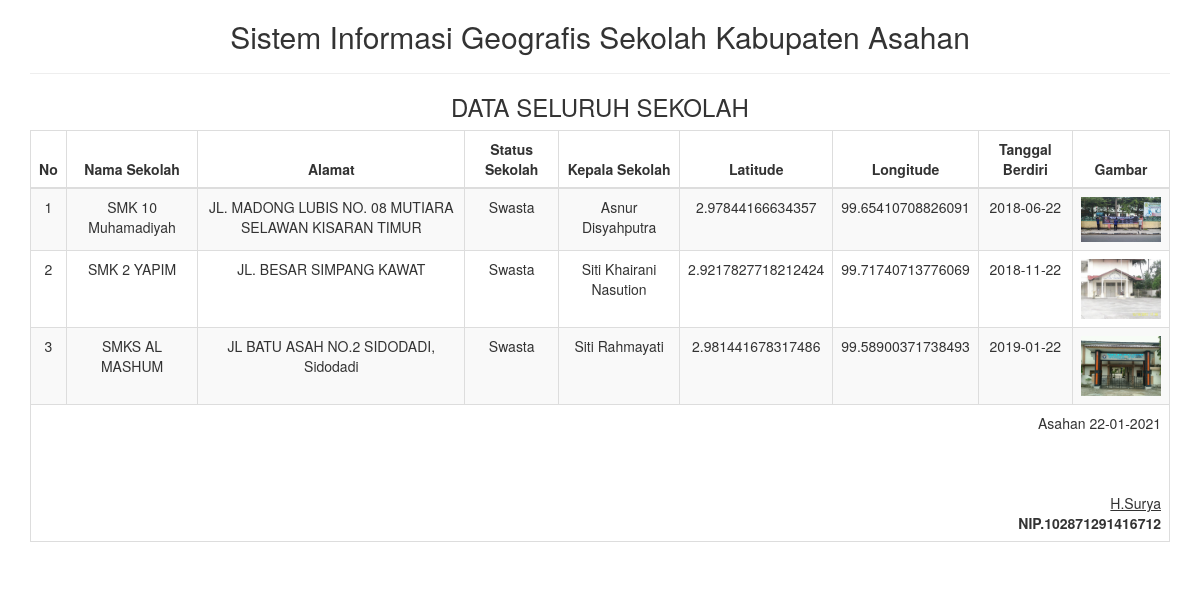
The app's page /report/sekolah_semua.php with its own data.
### tables this page shows
CREATE TABLE `tbl_sekolah` (
  `id_sekolah` int(11) NOT NULL,
  `nama_sekolah` varchar(255) DEFAULT NULL,
  `alamat` varchar(255) DEFAULT NULL,
  `status_sekolah` varchar(255) DEFAULT NULL,
  `kepala_sekolah` varchar(255) DEFAULT NULL,
  `latitude` varchar(255) DEFAULT NULL,
  `longitude` varchar(255) DEFAULT NULL,
  `tgl_berdiri` date DEFAULT NULL,
  `gambar` text
);

### report/sekolah_semua.php (the view, shortened to what this page needs)
<!DOCTYPE html>
<html>
    <head>
        <link href="../Assets/css/bootstrap.min.css" rel="stylesheet" type="text/css"/>
    </head>
    <body onload="print()">
        <?php
        include '../config/koneksi.php';
        ?>
        <div class="container">
            <div class='row'>
                <div class="col-sm-12">
                    <div class="text-center">
                        <h2>Sistem Informasi Geografis Sekolah Kabupaten Asahan </h2>
                        <hr>
                        <h3>DATA SELURUH SEKOLAH</h3>
                        <table class="table table-bordered table-striped table-hover">
                        <tbody>
                                <thead>
                                <tr>
                            <th class="text-center">No</th>
                            <th class="text-center">Nama Sekolah</th>
                            <th class="text-center">Alamat</th>
                            <th class="text-center">Status Sekolah</th>
                            <th class="text-center">Kepala Sekolah</th>
                            <th class="text-center">Latitude</th>
                            <th class="text-center">Longitude</th>
                            <th class="text-center">Tanggal Berdiri</th>
                            <th class="text-center">Gambar</th>
                            </tr>
								</thead>
							<tbody>
                            <?php
                            $sql = "SELECT * FROM tbl_sekolah";
                            $query = mysqli_query($koneksi, $sql) or die("SQL Anda Salah");
                            $nomor = 0;
                            while ($data = mysqli_fetch_array($query)) {
                                $nomor++;
                                ?>
                                <tr>
                                <td><?= $nomor ?></td>
                                    <td><?= $data['nama_sekolah'] ?></td>
									<td><?= $data['alamat'] ?></td>
									<td><?= $data['status_sekolah'] ?></td>
									<td><?= $data['kepala_sekolah'] ?></td>
                                    <td><?= $data['latitude'] ?></td>
                                    <td><?= $data['longitude'] ?></td>
                                    <td><?= $data['tgl_berdiri'] ?></td>
                                    <td><img src="../img/<?= $data['gambar'] ?>" style='width:80px;'></td>
                                </tr>
                            <?php } ?>
							</tbody>
                        </tbody>
                            <tfoot>
                                <tr>
                                    <td colspan="9" class="text-right">
                                        Asahan  <?= date("d-m-Y") ?>
                                        <br><br><br><br>
                                        <u>H.Surya <strong></u><br>
                                        NIP.102871291416712
									</td>
								</tr>
							</tfoot>
                        </table>
                    </div>
                </div>
            </div>
    </body>
</html>

### records on screen
tbl_sekolah: nama_sekolah "SMK 10 Muhamadiyah", alamat "JL. MADONG LUBIS NO. 08 MUTIARA SELAWAN KISARAN TIMUR", status_sekolah "Swasta", kepala_sekolah "Asnur Disyahputra", latitude "2.97844166634357", longitude "99.65410708826091", tgl_berdiri "2018-06-22", gambar (picture)
tbl_sekolah: nama_sekolah "SMK 2 YAPIM", alamat "JL. BESAR SIMPANG KAWAT", status_sekolah "Swasta", kepala_sekolah "Siti Khairani Nasution", latitude "2.9217827718212424", longitude "99.71740713776069", tgl_berdiri "2018-11-22", gambar (picture)
tbl_sekolah: nama_sekolah "SMKS AL MASHUM", alamat "JL BATU ASAH NO.2 SIDODADI, Sidodadi", status_sekolah "Swasta", kepala_sekolah "Siti Rahmayati", latitude "2.981441678317486", longitude "99.58900371738493", tgl_berdiri "2019-01-22", gambar (picture)
